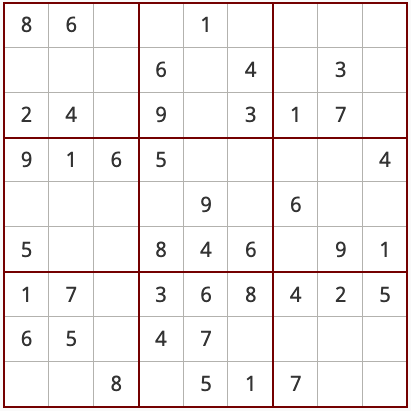
#> input picture resources/sudoku2.png, 411 x 411 px
$ python sudoku.py
#> lines starting #> are read from the running program, lines starting #| are printed output that depends on the picture; after the words box and inside, x2 and y2 are one past the last pixel; in counts of white or black regions, pixels touching at a corner belong together
import cv2
import numpy as np
import easyocr

# Load the image - Gorseli yukluyoruz. Proje genelinde resim islemlerini OpenCV ile yapiyoruz.
img = cv2.imread('resources/sudoku2.png')
#> img is the input picture: shape (411, 411, 3); mean B, G, R 239.7, 239.8, 244.2
# Convert the image to grayscale - Gorseli griye ceviriyoruz.
gray = cv2.cvtColor(img, cv2.COLOR_BGR2GRAY)
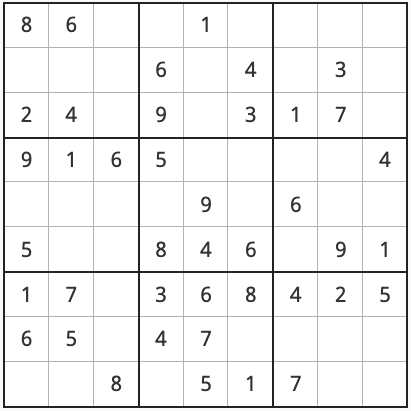
#> gray: shape (411, 411); min 35, max 255, mean 241.1
# Blur the image - Gorseli bulaniklastiriyoruz.
blur = cv2.GaussianBlur(gray, (3, 3), 0)
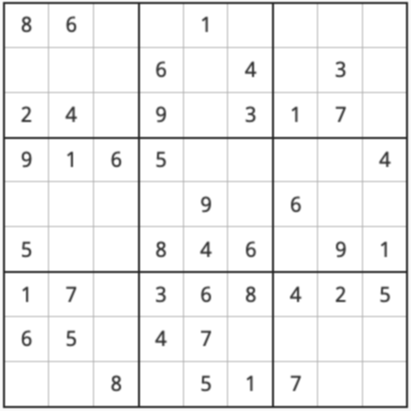
#> blur: shape (411, 411); min 49, max 255, mean 241.2
# Threshold the image - Gorseli siyah beyaz yapiyoruz. Boylelikle hem sinirlarimizi daha iyi belirliyoruz hem de rakamlari daha iyi taniyabilecegiz.
thresh = cv2.adaptiveThreshold(blur, 255, 1, 1, 11, 2)
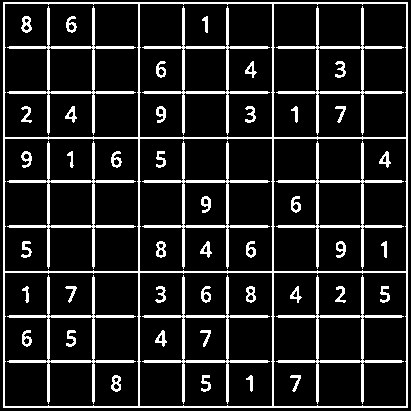
#> thresh: shape (411, 411); 13.7% white; 51 white regions
# Find the contours - Gorseldeki sinirlari buluyoruz.
contours, _ = cv2.findContours(thresh, cv2.RETR_TREE, cv2.CHAIN_APPROX_SIMPLE)
#> contours = 94 contours, 3 with area under 20; largest, box (x1, y1, x2, y2) and area: (3, 2, 408, 408) 163620, (4, 272, 139, 407) 17946, (4, 3, 139, 138) 17946, (273, 272, 407, 407) 17812, (139, 272, 273, 407) 17812
# Find the biggest contour - Gorseldeki en buyuk siniri buluyoruz. Bu sinir sudoku tahtasini temsil ediyor ve en buyugu buldugumuz icin kalanlari bolmek icin ayarlamalar yapacagiz.
biggest = np.array([])
max_area = 0
for i in contours:
    area = cv2.contourArea(i)
    if area > 200:
        peri = cv2.arcLength(i, True)
        approx = cv2.approxPolyDP(i, 0.02 * peri, True)
        if area > max_area and len(approx) == 4:
            biggest = approx
            max_area = area
#> this loop made 94 passes
#> (area, peri, biggest, max_area) on pass 1: (163620, 1618, [[3, 2], [3, 407], [407, 407], [407, 2]], 163620)
#> (area, peri, approx) on passes 2, 9, 10, 22, 24, 33: (17812, 538.3, [[273, 273], [405, 272], [406, 405], [274, 406]]), (1857, 178.6, [[319, 316], [362, 318], [360, 361], [317, 359]]), (17812, 538.3, [[139, 273], [271, 272], [272, 405], [140, 406]]), (1814, 176.6, [[185, 316], [227, 318], [225, 361], [183, 359]]), (17946, 540.3, [[4, 273], [137, 272], [138, 405], [5, 406]]), (1857, 178.6, [[50, 316], [93, 318], [91, 361], [48, 359]])
#> after the loop, max_area = 163620
cv2.drawContours(img, biggest, -1, (0, 255, 0), 3)
#> img: shape (411, 411, 3); 0.03% of pixels changed, all inside (x1, y1, x2, y2) = (1, 0, 410, 410)
# Reorder the points in the contour - Gorseldeki sinir noktalarini yeniden duzenliyoruz. Boylelikle daha iyi bir perspektif donusumu yapabilecegiz.
biggest = biggest.reshape((4, 2))
new_biggest = np.zeros((4, 1, 2), dtype=np.int32)
add = biggest.sum(1)
#> add = [5, 410, 814, 409]
new_biggest[0] = biggest[np.argmin(add)]
new_biggest[3] = biggest[np.argmax(add)]
diff = np.diff(biggest, axis=1)
#> diff = [-1, 404, 0, -405]
new_biggest[1] = biggest[np.argmin(diff)]
new_biggest[2] = biggest[np.argmax(diff)]
biggest = new_biggest

# Create a new image with the biggest contour - Gorseldeki en buyuk siniri yeni bir gorselde gosteriyoruz.
pts1 = np.float32(biggest)
pts2 = np.float32([[0, 0], [500, 0], [0, 500], [500, 500]])
matrix = cv2.getPerspectiveTransform(pts1, pts2)
img_warp = cv2.warpPerspective(img, matrix, (500, 500))
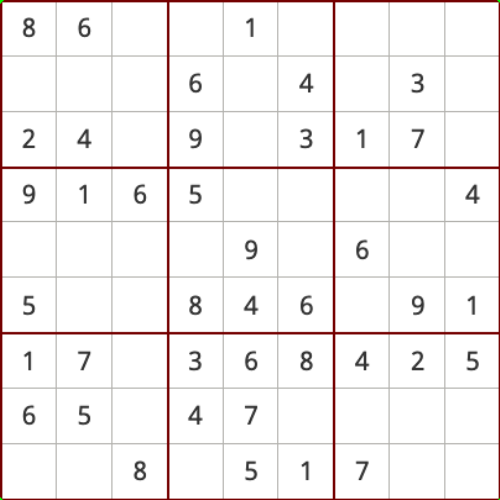
#> img_warp: shape (500, 500, 3); mean B, G, R 240.5, 240.6, 244.7

# Divide the warped image into 81 small cells - Gorseli 81 kucuk hucreye boluyoruz. Boylelikle her hucredeki rakami daha iyi taniyabilecegiz.
cell_size = 500 // 9
sudoku_board = np.zeros((9, 9), dtype=int)  # Initialize the Sudoku board with zeros - Sudoku tahtasini sifirlarla dolduruyoruz.

#> (the run stopped early here; a loop or call above may not have finished)

$ run again, with resources/sudoku.png copied over resources/sudoku2.png
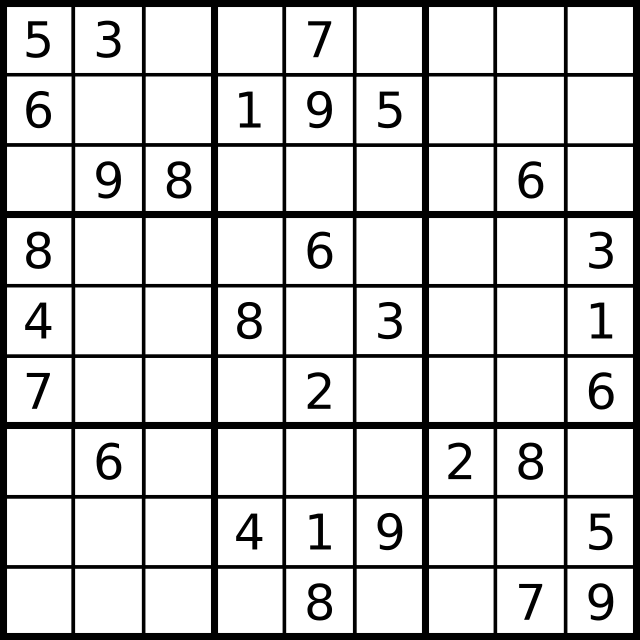
#> input picture resources/sudoku.png, 640 x 640 px
#> img is the input picture: shape (640, 640, 3); min 0, max 255, mean 209.7
#> `thresh = cv2.adaptiveThreshold(blur, 255, 1, 1, 11, 2)`:
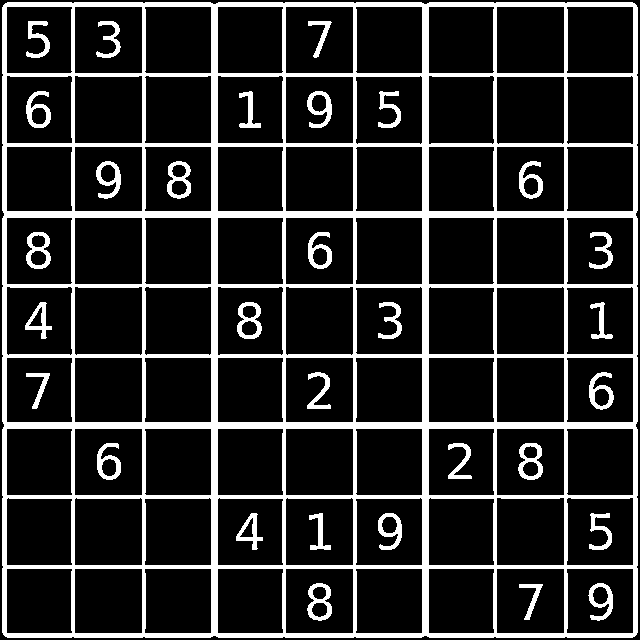
#> thresh: shape (640, 640); 16.9% white; 31 white regions
#> contours = 133 contours; largest, box (x1, y1, x2, y2) and area: (2, 2, 638, 638) 403057, (496, 497, 565, 566) 4563, (285, 286, 354, 356) 4563, (74, 286, 143, 356) 4563, (74, 75, 143, 144) 4561
#> the loop `for i in contours:` made 133 passes
#> (area, peri, biggest, max_area) on pass 1: (403057, 2563.8, [[5, 3], [3, 634], [634, 636], [636, 5]], 403057)
#> after the loop `for i in contours:`: max_area = 403057
#> img: shape (640, 640, 3); 0.01% of pixels changed, all inside (x1, y1, x2, y2) = (1, 1, 639, 639)
#> add = [8, 637, 1270, 641]
#> diff = [-2, 631, 2, -631]
#> `img_warp = cv2.warpPerspective(img, matrix, (500, 500))`:
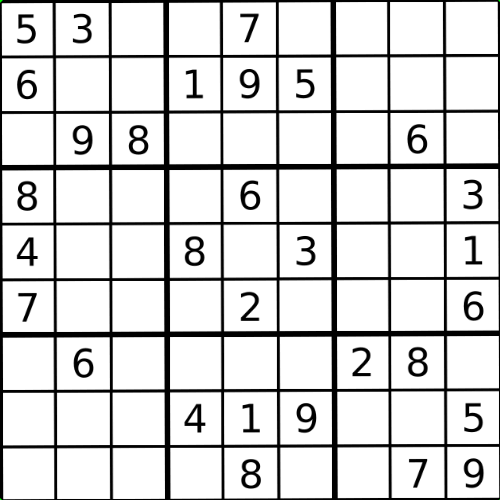
#> img_warp: shape (500, 500, 3); mean B, G, R 215.8, 215.8, 215.8

$ run again, with resources/shapes.jpeg saved as resources/sudoku2.png
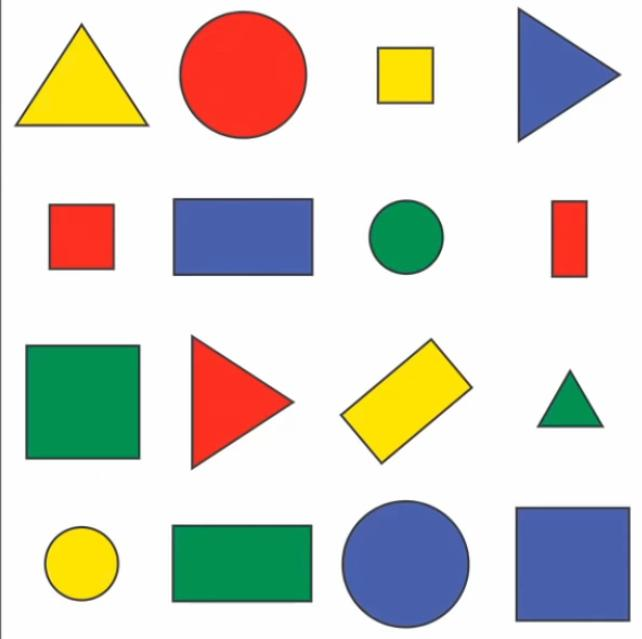
#> input picture resources/shapes.jpeg, 642 x 639 px
#> img is the input picture: shape (639, 642, 3); mean B, G, R 202.6, 211.1, 212.6
#> `thresh = cv2.adaptiveThreshold(blur, 255, 1, 1, 11, 2)`:
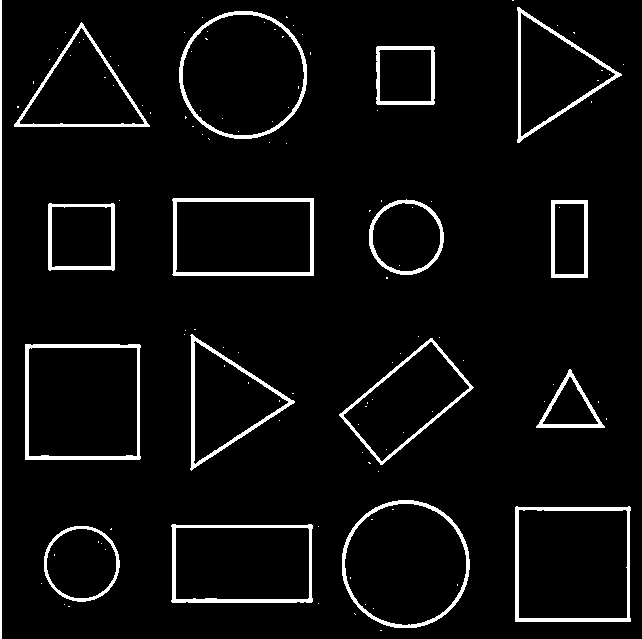
#> thresh: shape (639, 642); 5.1% white; 119 white regions (102 under 20 px)
#> contours = 135 contours, 102 with area under 20; largest, box (x1, y1, x2, y2) and area: (25, 344, 141, 460) 13106, (515, 506, 631, 622) 13007, (179, 11, 307, 139) 12762, (342, 500, 470, 628) 12756, (28, 347, 138, 457) 11862
#> the loop `for i in contours:` made 135 passes
#> (area, peri, biggest, max_area) on passes 15, 17, 43: (10715, 440.6, [[171, 525], [172, 602], [312, 601], [311, 524]], 10715), (13007, 460.5, [[516, 506], [515, 621], [630, 621], [630, 507]], 13007), (13106, 461.3, [[25, 344], [25, 459], [139, 459], [140, 345]], 13106)
#> after the loop `for i in contours:`: max_area = 13106
#> img: shape (639, 642, 3); 0.01% of pixels changed, all inside (x1, y1, x2, y2) = (23, 342, 143, 462)
#> add = [369, 484, 598, 485]
#> diff = [319, 434, 320, 205]
#> `img_warp = cv2.warpPerspective(img, matrix, (500, 500))`:
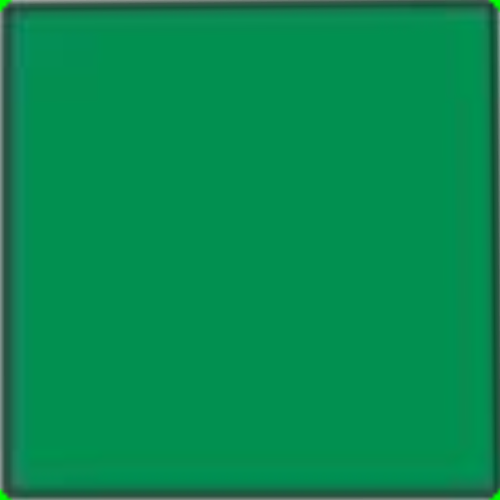
#> img_warp: shape (500, 500, 3); mean B, G, R 80.2, 139.2, 6.3
